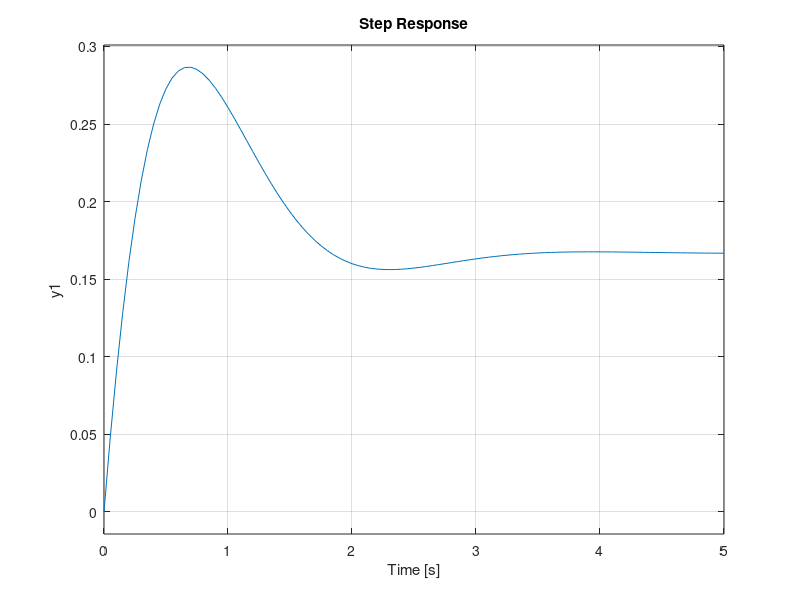

Reproduce this figure in MATLAB. (Note: this script raises an error after producing the figure.)
% Effect of addition on closed loop zeroes
sys = tf([1], [1 3 6])
z = [-1 -5 -10 -20]
for i=1:4
    sys_new = tf([1 -z(i)], [1])*sys
    subplot(2, 2, i)
    step(sys_new)
    stepinfo(sys_new)
end
